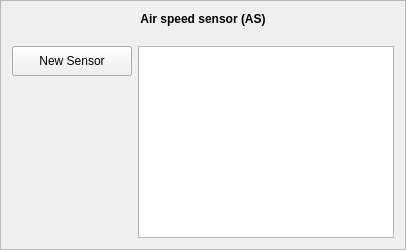
                                        <widget class="QFrame" name="frame_37">
                                         <property name="minimumSize">
                                          <size>
                                           <width>0</width>
                                           <height>250</height>
                                          </size>
                                         </property>
                                         <property name="frameShape">
                                          <enum>QFrame::StyledPanel</enum>
                                         </property>
                                         <property name="frameShadow">
                                          <enum>QFrame::Sunken</enum>
                                         </property>
                                         <layout class="QGridLayout" name="gridLayout_12">
                                          <item row="1" column="0" alignment="Qt::AlignTop">
                                           <widget class="QPushButton" name="btnAS">
                                            <property name="minimumSize">
                                             <size>
                                              <width>120</width>
                                              <height>30</height>
                                             </size>
                                            </property>
                                            <property name="text">
                                             <string>New Sensor</string>
                                            </property>
                                           </widget>
                                          </item>
                                          <item row="1" column="1">
                                           <widget class="QTableWidget" name="tableAS">
                                            <property name="minimumSize">
                                             <size>
                                              <width>0</width>
                                              <height>0</height>
                                             </size>
                                            </property>
                                            <property name="rowCount">
                                             <number>0</number>
                                            </property>
                                            <property name="columnCount">
                                             <number>0</number>
                                            </property>
                                           </widget>
                                          </item>
                                          <item row="0" column="0" colspan="2">
                                           <widget class="QLabel" name="label_51">
                                            <property name="styleSheet">
                                             <string notr="true">font: 12pt &quot;Calibri&quot;;
font-weight:bold;</string>
                                            </property>
                                            <property name="text">
                                             <string>Air speed sensor (AS)
</string>
                                            </property>
                                            <property name="alignment">
                                             <set>Qt::AlignCenter</set>
                                            </property>
                                           </widget>
                                          </item>
                                         </layout>
                                        </widget>
